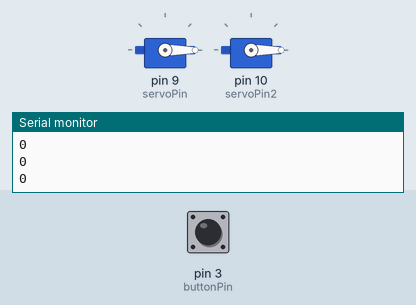
This sketch was run on a simulated Arduino Uno, built with avr-gcc and run on an emulated ATmega328P. Shown: 2 × servo, the last lines printed to the serial monitor. Inputs (shaded band) come from the test bench; at power-on: pin 3 (buttonPin) LOW. Random numbers use the default seed unless the sketch sets one.

Above: at 1.2 s.
1.3 s: pin 3 (buttonPin) pulled HIGH for 0.15 s
At 2.33 s:
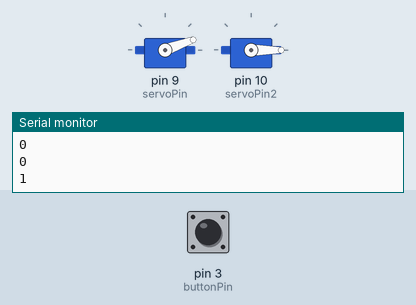
At 14.3 s:
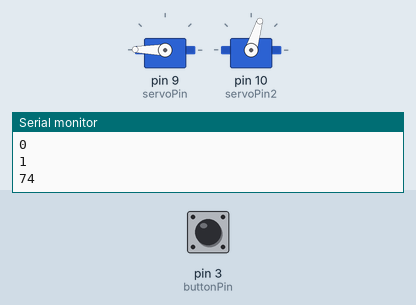
Timing chart, 0 to 18.5 s (numbered marks = the images above; inputs shaded):
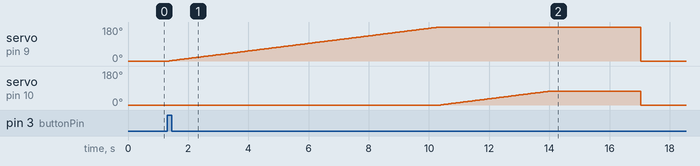

Measured:
- after the input at 1.3 s, servo on pin 9 (servoPin): rises from 0° to 179° in 8.9 s, then falls to 0° in 6.8 s; servo on pin 10 (servoPin2): rises from 0° to 73° in 3.6 s, then falls to 0° in 3.1 s

The sketch:

code_super_stoplichtlampgeval.ino
```cpp
#include <Servo.h>

Servo myServo; // Declare a servo object for us to control
Servo myservo2;
int servoPin = 9; // Var for the pin the servo connects to
int servoPin2 = 10;
int pos = 0; // Var to keep track of the servo's position
int pos2 = 0;

int amount = 0;
int numbottleend = 0;


int buttonPin = 3;
int buttonState = 0;

void setup() {
  pinMode(buttonPin, INPUT);

  myServo.attach(servoPin); // Tell the servo to what pin it's connected to
  myservo2.attach(servoPin2);


  Serial.begin(9600);
}
void loop() {
  pos = 0;
  pos2 = 0;
  int motorchoose = 0;
  myServo.write(pos);
  myservo2.write(pos2);
  buttonState = digitalRead(buttonPin);
  Serial.println(buttonState);

  if(buttonState){
    int numbottleend= rand() % 360 + 1;


    if(numbottleend > 180){
      amount = (numbottleend - 100) / 2;
      motorchoose = 1;
     }else{
      amount = numbottleend;
     }

    delay(15);
    for(pos = 0; pos < 180; pos += 1){ // Loop, pos is added to (from 0 to 160)
      if(motorchoose != 1){
        if(pos == amount){
          Serial.println(pos);
          delay(3000);
          break;
        }else{
          myServo.write(pos);
         }
       }else{
        myServo.write(pos); // Turn the servo to the position in pos
       }


      delay(50);
    }
    for(pos2 = 0; pos2 < 180; pos2 += 1){ // Loop, pos is added to (from 0 to 160)
      if(motorchoose == 1){
        if(pos2 == amount){
          Serial.println(pos2);
          delay(3000);
          break;
        }else{
            myservo2.write(pos2); // Turn the servo to the position in pos
            delay(50);
        }
      }else{
        break;
      }

    }
 }


}
```
